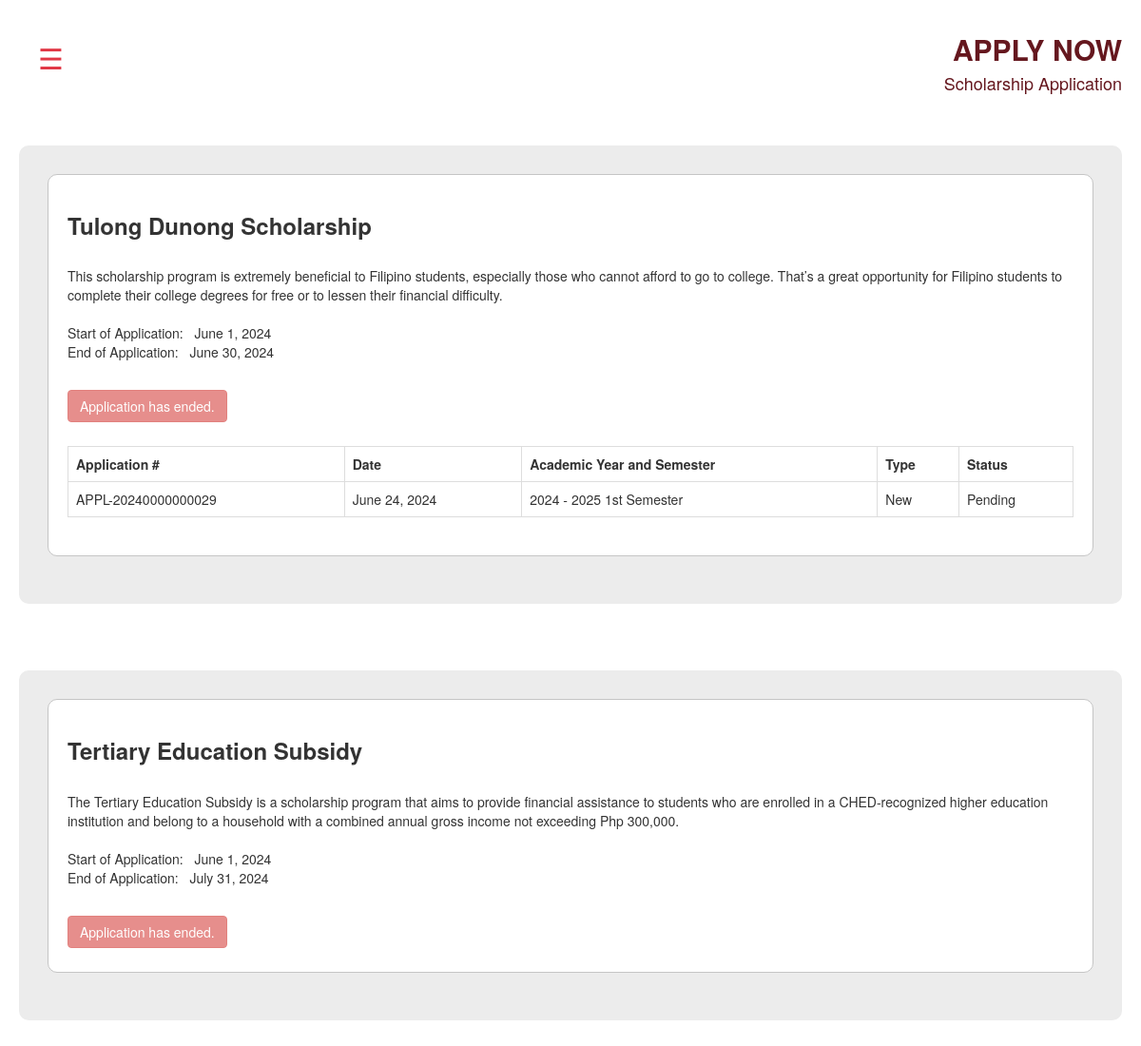
The page /user/apply/applynow.php (signed in) on the database its author committed.
### tables this page shows
CREATE TABLE `tb_scholarships` (
  `id` int(11) NOT NULL,
  `name` varbinary(255) DEFAULT NULL,
  `description` varbinary(500) DEFAULT NULL,
  `allowance` varbinary(255) DEFAULT NULL,
  `start_date` varbinary(255) DEFAULT NULL,
  `end_date` varbinary(255) DEFAULT NULL
);

CREATE TABLE `tb_application` (
  `id` int(11) NOT NULL,
  `student_id` int(11) DEFAULT NULL,
  `application_num` varbinary(255) DEFAULT NULL,
  `application_date` varbinary(255) DEFAULT NULL,
  `yearsem_id` int(11) DEFAULT NULL,
  `scholarship_id` int(11) DEFAULT NULL,
  `applicant_type` varbinary(255) DEFAULT NULL,
  `isScholar` varbinary(255) DEFAULT NULL,
  `otherScholarships` varbinary(500) DEFAULT NULL,
  `stats` varbinary(255) DEFAULT NULL,
  `isLocked` varbinary(255) DEFAULT NULL,
  `files` varbinary(10000) DEFAULT NULL
);

CREATE TABLE `tb_yearsem` (
  `id` int(11) NOT NULL,
  `academic_year` varbinary(255) DEFAULT NULL,
  `semester` varbinary(255) DEFAULT NULL,
  `start_date` varbinary(255) DEFAULT NULL,
  `end_date` varbinary(255) DEFAULT NULL
);

### conn.php (called while the page is built, shortened)
<?php
    $hexKey = "a3f5d4e6b1c2d3e4f5a6b7c8d9e0f1a2";
    $key = hex2bin($hexKey);
    $method = "AES-128-ECB";
?>

### user/apply/applynow.php (the view, shortened to what this page needs)
<?php
    include("../navbar.php");
    if($haveInfo == false){
        echo "<script>alert('Please fill up your personal information first.');
                    window.location.href='/scholarship_system/user/profile/profile.php'</script>";
    }else{
        $dateNow = date("Y-m-d");
    }
?>
<!DOCTYPE html>
<html lang="en">
<head>
</head>
<body>
    <div class="header user_header">
    <table width="100%">
        <tr>
            <td><span class="navbar-btn user_navbar" onclick="openNav()">&#9776;</span></td>
            <td style='text-align:right; color: #65171e;'><h2><b>APPLY NOW</b></h2><h4>Scholarship Application</h4></td>
        </tr>
    </table>
    </div>
    <div style='<?php
        if(!isset($_GET["scholarship_id"]) && !isset($_GET["apply"])){
            echo "display: block";
        }else{
            echo "display: none";
        }
    ?>'>
    <?php
        $result = $conn->query("select * from tb_scholarships");
        $accepted = false;
        while($row=$result->fetch_assoc()){
            $start_date = openssl_decrypt($row["start_date"], $method, $key);
            $end_date = openssl_decrypt($row["end_date"], $method, $key);
            $startdate_create = date_create($start_date);
            $format_startdate = date_format($startdate_create,"F j, Y");
            $enddate_create = date_create($end_date);
            $format_enddate = date_format($enddate_create,"F j, Y");
            echo "<div class='content_container user_content_container'>
                <div class='admin_container profile_container'>
                    <h3><b>".openssl_decrypt($row["name"], $method, $key)."</b></h3><br>
                    <p>".openssl_decrypt($row["description"], $method, $key)."<br><br>
                    Start of Application: &nbsp; ".$format_startdate." <br>
                    End of Application: &nbsp; ".$format_enddate." <br>
                    </p><br>
                    ";
                    $checkApplication = $conn->query("select tb_application.id as application_id, tb_application.application_date, tb_application.application_num, tb_application.applicant_type, tb_application.stats, tb_application.files, tb_yearsem.academic_year, tb_yearsem.semester from tb_application, tb_yearsem where student_id='$student_id' and scholarship_id='$row[id]' and tb_application.yearsem_id = tb_yearsem.id LIMIT 1");
                    $submitapplication = false;
                    while($rowApp = $checkApplication->fetch_assoc()){
                        $apply_date = openssl_decrypt($rowApp["application_date"], $method, $key);
                        $applydate_create = date_create($apply_date);
                        $format_applydate = date_format($applydate_create,"F j, Y");
                        if($apply_date >= $start_date && $apply_date <= $end_date){
                            $submitapplication = true;
                            $application_id = $rowApp["application_id"];
                            $application_num = openssl_decrypt($rowApp["application_num"], $method, $key);
                            $academic_year = openssl_decrypt($rowApp["academic_year"], $method, $key);
                            $semester = openssl_decrypt($rowApp["semester"], $method, $key);
                            $applicant_type = openssl_decrypt($rowApp["applicant_type"], $method, $key);
                            $status = openssl_decrypt($rowApp["stats"], $method, $key);
                        }
                    }
                    if($submitapplication == false){
                        if($accepted){
                            echo  "<button type='button' class='btn btn-danger' disabled> No Further Applications</button>";
                            echo "<br><br><p><i>A scholarship has already been granted to you.</i></p> ";
                        }else if($dateNow < $start_date){
                            echo  "<button type='button' class='btn btn-danger' disabled>Not Yet Started</button>";
                        }else if($dateNow > $end_date){
                            echo "<button type='button' class='btn btn-danger' disabled>Application has ended.</button>";
                        }else{
                            echo "<button type='button' class='btn btn-danger btn_apply' scholarship_id='$row[id]'>Apply Here</button>";
                            echo "<br><br><p><i>You haven't submitted any application for this scholarship.</i></p> ";
                        }
                    }else{
                        if($status == "Accepted"){
                            echo  "<button type='button' class='btn btn-danger' disabled>Application Accepted</button>";
                        }else if($status == "Rejected"){
                            echo  "<button type='button' class='btn btn-danger' disabled>Application Rejected</button>";
                        }else if($dateNow < $start_date){
                            echo  "<button type='button' class='btn btn-danger' disabled>Not Yet Started</button>";
                        }else if($dateNow > $end_date){
                            echo "<button type='button' class='btn btn-danger' disabled>Application has ended.</button>";
                        }else{
                            echo "<button type='button' class='btn btn-danger btn_viewapplication' scholarship_id='$row[id]' application_id='$application_id'>View Application</button>";
                        }
                        echo "<br><br>
                        <table width='100%' class='table table-bordered'>
                            <tr>
                                <th>Application #</th>
                                <th>Date</th>
                                <th>Academic Year and Semester</th>
                                <th>Type</th>
                                <th>Status</th>
                            </tr>
                            <tr>
                                <td>$application_num</td>
                                <td>$format_applydate</td>
                                <td>$academic_year $semester</td>
                                <td>$applicant_type</td>
                                <td>$status</td>
                            </tr>
                        </table>";
                    }
            echo "</div>
            </div><br>
            ";
        }
    ?>
    </div>
</body>
</html>

### user/navbar.php (shortened to what this page needs)
<?php
    include_once($_SERVER['DOCUMENT_ROOT'] . "/scholarship_system/conn.php");
    if(!isset($_SESSION["kll_user_id"])){
        echo "<script>alert('Please login your account.');
                    window.location.href='/scholarship_system/user/register_login/user_login.php'</script>";
    }else{
        $result=$conn->query("select * from tb_student where id='$_SESSION[kll_user_id]'");
        while($row=$result->fetch_assoc()){
            $student_id = $row["id"];
        }
    }
?>
<!DOCTYPE html>
<html lang="en">
<head>
    <link rel="stylesheet" href="https://maxcdn.bootstrapcdn.com/bootstrap/3.4.1/css/bootstrap.min.css">
    <link rel="stylesheet" href="https://cdn.jsdelivr.net/npm/bootstrap-icons@1.11.1/font/bootstrap-icons.css">
    <link rel="stylesheet" href="https://cdnjs.cloudflare.com/ajax/libs/font-awesome/6.0.0-beta3/css/all.min.css">
    <link rel="stylesheet" href="/scholarship_system/style.css">
</head>
<body>
</body>
</html>

### style.css (style rules this page uses)
body { overflow-x: hidden; }
.header { padding: 15px; padding-left: 40px; padding-right: 20px; color: white; box-shadow: 0 2px 4px rgba(0, 0, 0, 0.2); background-color: #E13745; }
.user_header { box-shadow: none; background-color: white; color: #E13745; }
.navbar-btn { font-size: 30px; cursor: pointer; top: 15px; left: 15px; z-index: 1; }
.user_navbar { visibility: hidden; }
.content_container { padding: 20px; margin: 20px; margin-top: 30px; background-color: #ECECEC; border-radius: 10px; }
.admin_container { background-color: white; padding: 20px; border-radius: 10px; border: 1px solid rgb(197, 197, 197); max-height: 450px; overflow-y: auto; }
.user_content_container { width: 72%; float: right; }
.profile_container { height: auto; max-height: none; }
@media (max-width: 1200px) { .content_container { padding: 30px; } }
@media (max-width: 1200px) { .admin_container { margin-bottom: 20px; } }
@media (max-width: 1200px) { .user_content_container { width: auto; float:none; } }
@media (max-width: 1200px) { .user_navbar { visibility: visible; } }

### user/apply/apply_scholarship.php (style rules this page uses)
.btn { margin-bottom: 5px; }

### rows shown on the page
tb_scholarships: name "Tulong Dunong Scholarship", description "This scholarship program is extremely beneficial to Filipino students, especially those who cannot afford to go to college. That’s a great opportunity for Filipino students to complete their college degrees for free or to lessen their financial difficulty.", start_date "June 1, 2024", end_date "June 30, 2024", shows "Application has ended.", tb_application.application_num "APPL-20240000000029", tb_application.application_date "June 24, 2024", tb_yearsem.academic_year "2024 - 2025", tb_yearsem.semester "1st Semester", tb_application.applicant_type "New", tb_application.stats "Pending"
tb_scholarships: name "Tertiary Education Subsidy", description "The Tertiary Education Subsidy is a scholarship program that aims to provide financial assistance to students who are enrolled in a CHED-recognized higher education institution and belong to a household with a combined annual gross income not exceeding Php 300,000.", start_date "June 1, 2024", end_date "July 31, 2024", shows "Application has ended."
